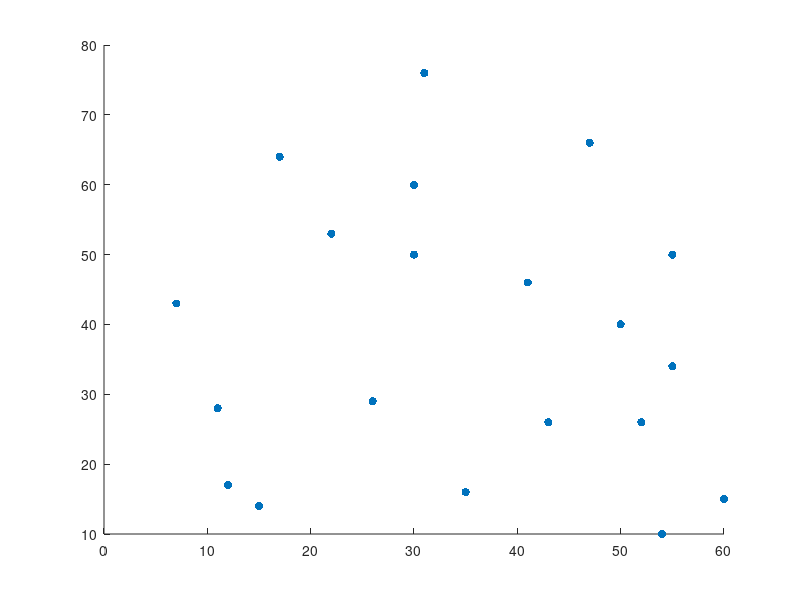
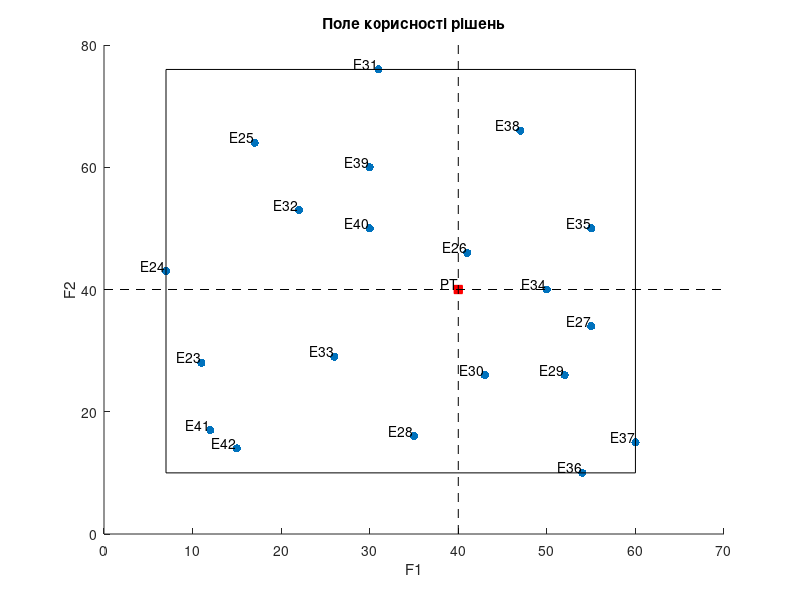

These charts were generated, in order, by the following MATLAB code:
x = [11, 7, 17, 41, 55, 35, 52, 43, 31, 22, 26, 50, 55, 54, 60, 47, 30, 30, 12, 15];  
y = [28, 43, 64, 46, 34, 16, 26, 26, 76, 53, 29, 40, 50, 10, 15, 66, 60, 50, 17, 14];  
scatter(x,y,'filled'); 
figure('Color', [0.8 1 0.8]); % Задайте світло-зелений колір фону (R,G,B); 
scatter(x,y,'filled'); 
xlabel('F1'); 
ylabel('F2'); 
title('Поле корисності рішень'); 
numPoints = numel(x);for i = 1:numPoints
    label = sprintf('E%d', i + 22); % Додайте 22 для зміни відліку з Е23 
 text(x(i), y(i), label, 'VerticalAlignment', 'bottom', 'HorizontalAlignment', 'right'); 
end 
x = [x, 40]; 
y = [y, 40]; 
hold on; 
% Додайте червону точку "РТ" (робоча точка)
scatter(40, 40, 'Marker', 's', 'MarkerEdgeColor', 'red', 'MarkerFaceColor', 'red'); 
text(40, 40, 'РТ', 'VerticalAlignment', 'bottom', 'HorizontalAlignment', 'right'); 
x = [x, 40];   
y = [y, 40];   
hold on;   
x_line = [40, 40]; % Координати по x   
y_line = [0, 80]; % Від найменшого до найбільшого y   
plot(x_line, y_line, 'k--'); % 'k--' - штрихована лінія чорного кольору   
% Додавання штрихованої горизонтальної лінії по y = 40   
y_line_horizontal = [40, 40]; % Координати по y   
x_line_horizontal = [0, 70]; % Від найменшого до найбільшого x   
plot(x_line_horizontal, y_line_horizontal, 'k--'); % 'r--' - штрихована лінія червоного кольору   
hold on;   
x_line1 = [7, 7]; % Координати по x   
y_line1 = [10, 76]; % Координати по y   
plot(x_line1, y_line1, 'k-'); % 'k-' - лінія чорним коліром   
x_line2 = [7, 60]; % Координати по x   
y_line2 = [10, 10]; % Координати по y   
plot(x_line2, y_line2, 'k-');  
x_line3 = [60, 60]; % Координати по x   
y_line3 = [10, 76]; % Координати по y   
plot(x_line3, y_line3, 'k-');  
x_line4 = [7, 60]; % Координати по x   
y_line4 = [76, 76]; % Координати по y   
plot(x_line4, y_line4, 'k-');
